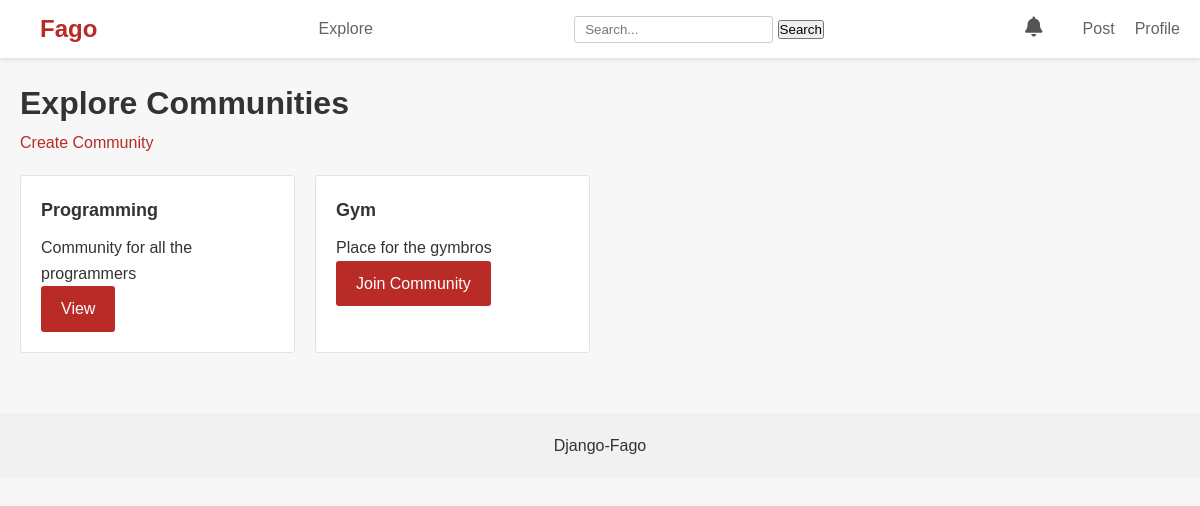
The page /c/explore/ (signed in) on the database as committed earlier.
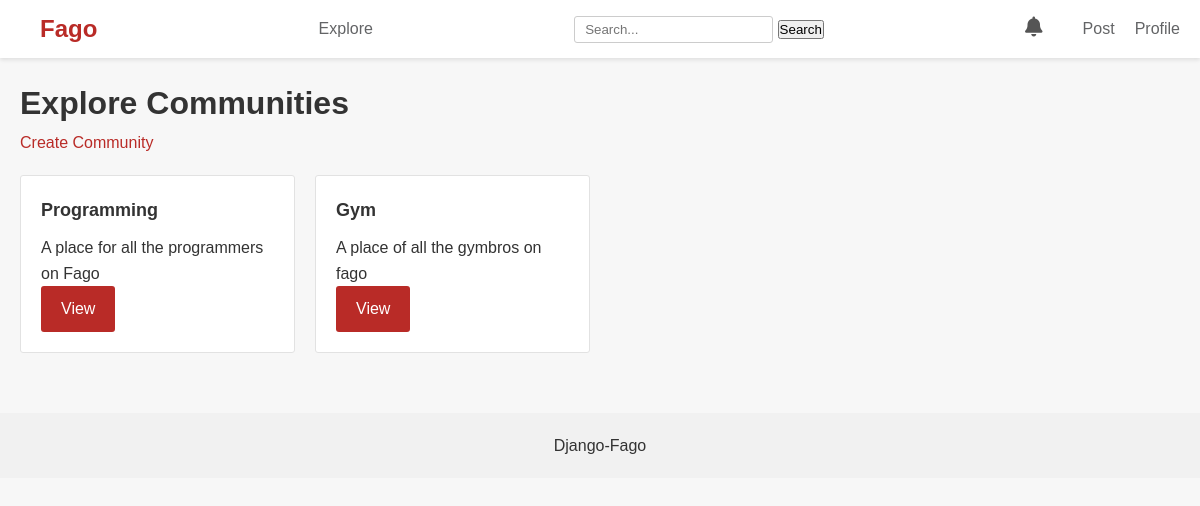
The same page on the database as committed later.
### communities/models.py (models this page shows, shortened)
class Community(models.Model):
    name = models.CharField(max_length=100, unique=True)
    description = models.TextField()
    owner = models.ForeignKey(User, on_delete=models.SET_NULL, null=True)
    members = models.ManyToManyField(User, related_name='communities')

### communities/views.py (the view)
# urls.py: path('explore/', views.explore, name='explore-communities'),
def explore(request):
    communities = Community.objects.all()
    context = {
        'communities': communities
    }
    return render(request, 'communities/explore.html', context=context)

### communities/templates/communities/explore.html (shortened to what this page needs)
{% extends 'posts/base.html' %}
{% block content %}
<main class="container">
    <h1>Explore Communities</h1><a href="{% url 'create-community' %}" class="hi">Create Community</a>
    <div class="communities">
        {% for community in communities %}
        <div class="community-card">
            <h2>{{ community.name }}</h2>
            <p>{{ community.description }}</p>
                {% if community in user.communities.all %}
                <a href="{% url 'community' community.name %}" class="btn">View</a>
                {% else %}
                <a href="{% url 'join-community' community.name %}" class="btn">Join Community</a>
                {% endif %}
        </div>
        {% endfor %}
    </div>
</main>
{% endblock %}

Rows that differ between the two databases and show on the page:
changed Community "Programming": description "Community for all the programmers" → "A place for all the programmers on Fago"
changed Community "Gym": description "Place for the gymbros" → "A place of all the gymbros on fago"; text "Join Community" → "View"
